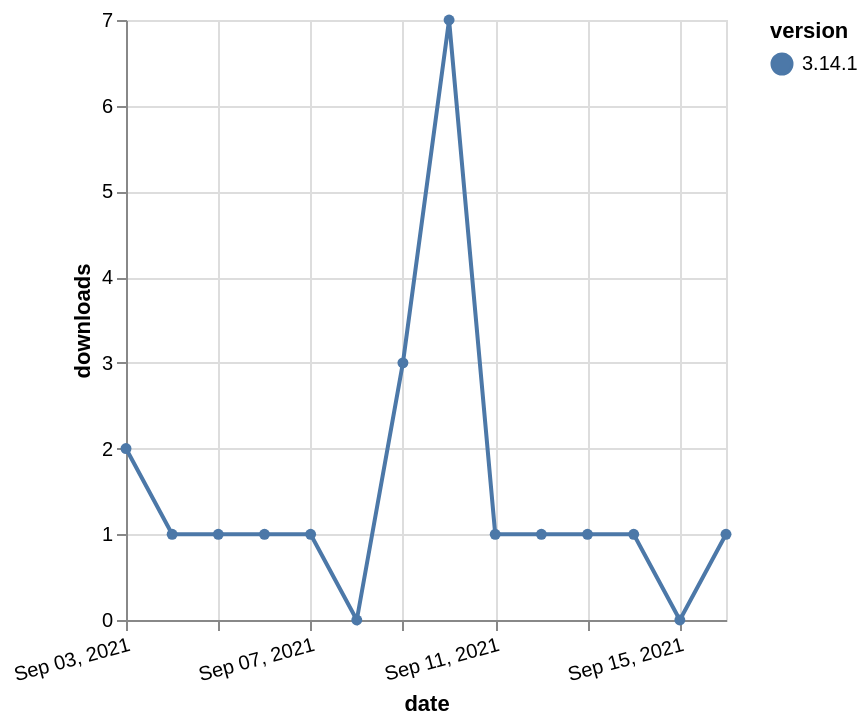

This figure's Vega-Lite source:
### Vega-Lite specification from a JSON file in a GitHub repository (floating-point values rounded to 4 significant figures)
{"$schema": "https://vega.github.io/schema/vega-lite/v5.json", "description": "A simple bar chart with embedded data.", "data": {"values": [{"date": "2021-09-03", "total": 512, "delta": 2, "version": "3.14.1"}, {"date": "2021-09-04", "total": 513, "delta": 1, "version": "3.14.1"}, {"date": "2021-09-05", "total": 514, "delta": 1, "version": "3.14.1"}, {"date": "2021-09-06", "total": 515, "delta": 1, "version": "3.14.1"}, {"date": "2021-09-07", "total": 516, "delta": 1, "version": "3.14.1"}, {"date": "2021-09-08", "total": 516, "delta": 0, "version": "3.14.1"}, {"date": "2021-09-09", "total": 519, "delta": 3, "version": "3.14.1"}, {"date": "2021-09-10", "total": 526, "delta": 7, "version": "3.14.1"}, {"date": "2021-09-11", "total": 527, "delta": 1, "version": "3.14.1"}, {"date": "2021-09-12", "total": 528, "delta": 1, "version": "3.14.1"}, {"date": "2021-09-13", "total": 529, "delta": 1, "version": "3.14.1"}, {"date": "2021-09-14", "total": 530, "delta": 1, "version": "3.14.1"}, {"date": "2021-09-15", "total": 530, "delta": 0, "version": "3.14.1"}, {"date": "2021-09-16", "total": 531, "delta": 1, "version": "3.14.1"}]}, "width": "container", "mark": {"type": "line", "point": {"filled": true}}, "encoding": {"x": {"field": "date", "type": "temporal", "timeUnit": "yearmonthdate", "title": "date", "axis": {"labelAngle": -15}}, "y": {"field": "delta", "type": "quantitative", "title": "downloads"}, "color": {"field": "version", "type": "nominal"}, "tooltip": {"field": "delta"}}}
